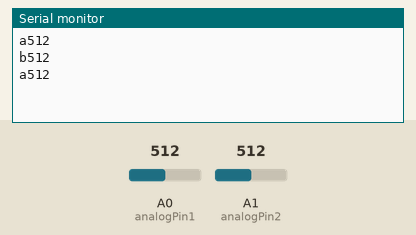
Recording of a sketch running on a simulated Arduino Uno, built with avr-gcc and run on an emulated ATmega328P. Parts: the last lines printed to the serial monitor. The test bench sets the inputs (shaded band); at power-on: A0 (analogPin1) = 512, A1 (analogPin2) = 512.

Above: at 2.8 s.
2.9 s: A0 (analogPin1) set to 716
At 3.4 s:
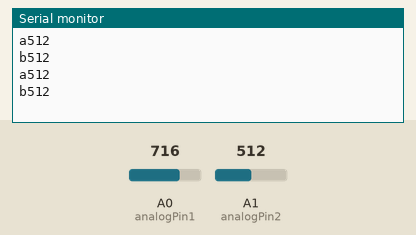
5.6 s: A1 (analogPin2) set to 716
At 6.8 s:
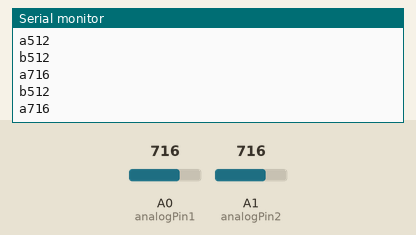
8.3 s: A0 (analogPin1) set to 900
At 9.8 s:
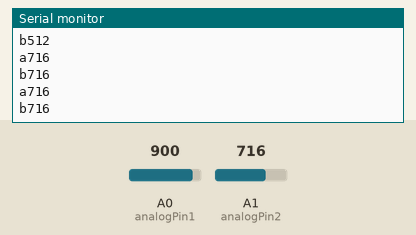
11.0 s: A1 (analogPin2) set to 900
At 11.8 s:
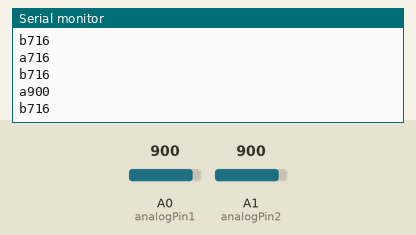
Timing chart, 0 to 14.0 s (numbered marks = the images above; inputs shaded):
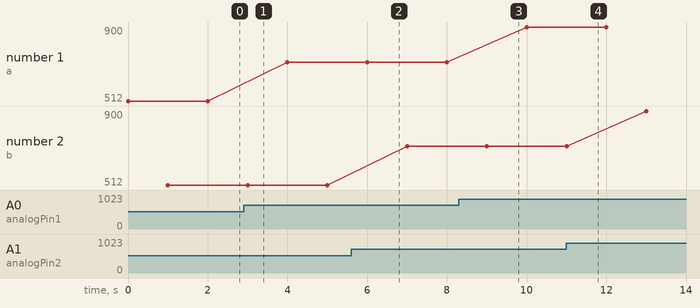

Measured:
- plotted number 1: 512 → 716 after the input at 2.9 s, 716 → 900 after the input at 8.3 s

The sketch:

bluetooth_sender.ino
```cpp
const int analogPin1 = A0;
const int analogPin2 = A1;
void setup()
{
Serial.begin(9600);

}

void loop()
{

 int  sensor1 = analogRead(analogPin1) ;
 int  sensor2 = analogRead(analogPin2) ;
 Serial.write('a');
Serial.println(sensor1);
delay(1000);
Serial.write('b');
Serial.println(sensor2);
delay(1000);
 }
```
